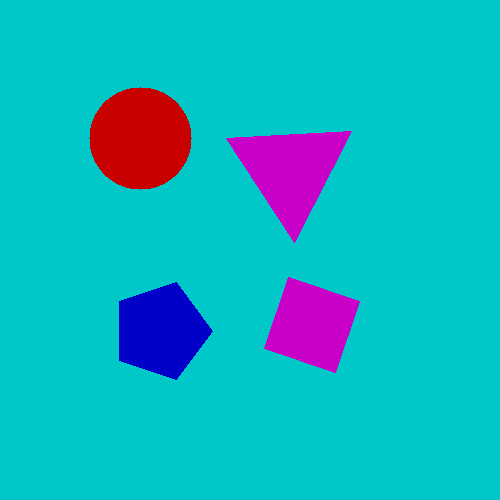
#> input picture images/1c3b4119-11ad-4f2f-9573-5e3afa5fdd09.png, 500 x 500 px
$ python test1.py
#> lines starting #> are read from the running program, lines starting #| are printed output that depends on the picture; after the words box and inside, x2 and y2 are one past the last pixel; in counts of white or black regions, pixels touching at a corner belong together
import cv2
import numpy as np
import math

def distances(contour1, contour2):
    x1, y1, w1, h1 = cv2.boundingRect(contour1)
    x2, y2, w2, h2 = cv2.boundingRect(contour2)
    center1 = (x1 + w1 // 2, y1 + h1 // 2)
    center2 = (x2 + w2 // 2, y2 + h2 // 2)
    #cv2.line(my_photo, center1,center2,(255,255,255),3)
    distance = np.sqrt((center2[0] - center1[0])**2 + (center2[1] - center1[1])**2)
    return distance


my_photo = cv2.imread("images/1c3b4119-11ad-4f2f-9573-5e3afa5fdd09.png")
#> my_photo is the input picture: shape (500, 500, 3); mean B, G, R 193.5, 178.3, 16.7
img_grey =cv2.cvtColor(my_photo,cv2.COLOR_BGR2GRAY)
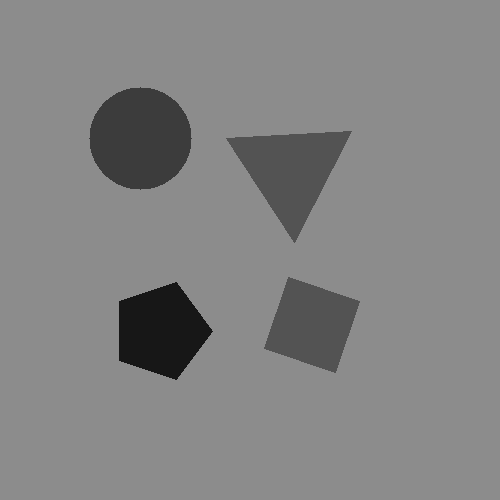
#> img_grey: shape (500, 500); min 23, max 140, mean 131.5
img_grey = cv2.Canny(my_photo,100,200)
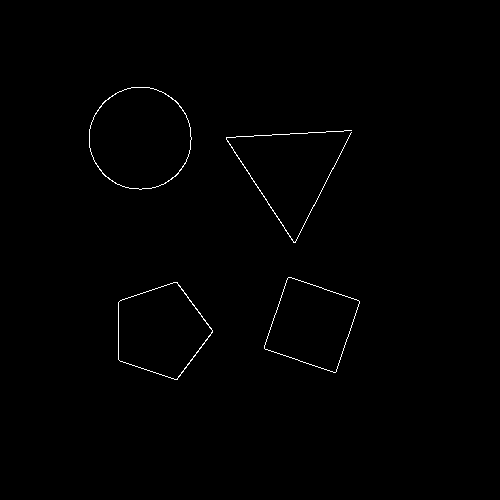
#> img_grey: shape (500, 500); 0.53% white in thin lines or dots, all inside (x1, y1, x2, y2) = (89, 87, 360, 380)

thresh = 100

#get threshold image
ret,thresh_img = cv2.threshold(img_grey, thresh, 255, cv2.THRESH_BINARY)
#> ret = 100

#find contours
contours, hierarchy = cv2.findContours(thresh_img, cv2.RETR_EXTERNAL, cv2.CHAIN_APPROX_NONE)
#> contours = 4 contours; box (x1, y1, x2, y2) and area: (89, 87, 192, 190) 8194, (118, 282, 213, 380) 6371, (264, 277, 360, 373) 5757, (226, 130, 352, 243) 34
contours = sorted(contours, key= cv2.contourArea,reverse=True)


shapes = []
for cnt in contours:
    approx = cv2.approxPolyDP(cnt, 0.01*cv2.arcLength(cnt, True), True)
    if len(approx) == 3:
        shapes.append("triangle")
    elif len(approx) == 4:
        x,y,w,h = cv2.boundingRect(cnt)
        if abs(w-h) <= 10:
            shapes.append("square")
        else:
            shapes.append("rectangle")
    elif len(approx) > 4 and len(approx) <= 6:
        shapes.append("polygon")
    else:
        shapes.append("circle")
#> this loop made 4 passes
#> (approx, x, y, w, h) on pass 3: ([[288, 277], [264, 348], [335, 372], [359, 301]], 264, 277, 96, 96)
#> after the loop, shapes = ['circle', 'polygon', 'square', 'polygon']

num_shapes = len(shapes)
#> num_shapes = 4

print("Количество фигур: ", num_shapes)
#| Количество фигур:  4
print("Типы фигур: ", shapes)
#| Типы фигур:  ['circle', 'polygon', 'square', 'polygon']


max_dist = 0

print(len(contours))
#| 4

for i in range(len(contours)):
    for j in range(i+1, len(contours)):
        distance = distances(contours[i],contours[j])
        #print(distance)

        if distance> max_dist:
            max_dist = distance

            n = i

            m = j
            print(n,m)
#> this loop made 4 passes
#| 0 1
#| 0 2
#> after the loop, m = 2; max_dist = 254.1; n = 0

# min_dist = 1000
# x2, y2, w2, h2 = cv2.boundingRect(contours[n])
# center1 = (x2 + w2 // 2, y2 + h2 // 2)


for cnt_1 in contours[m]:

    x1, y1 = cnt_1[0]

    for cnt_2 in contours[n]:
        x2,y2 = cnt_2[0]
#> this loop made 284 passes
#> (cnt_1, x1) on passes 1 to 3: ([[288, 277]], 288), ([[287, 278]], 287), ([[287, 279]], 287)


print(type(contours[n]))
#| <class 'numpy.ndarray'>
    # [31 lines of commented-out code are left out]

cv2.drawContours(my_photo, contours[m], -1, (0,255,0), 3)
cv2.drawContours(my_photo, contours[n], -1, (0,255,0), 3)
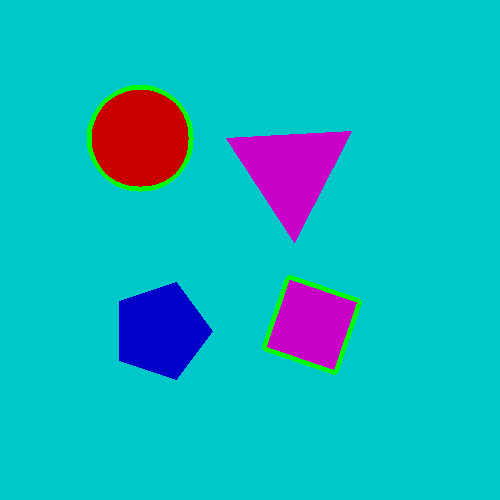
#> my_photo: shape (500, 500, 3); mean B, G, R 191.7, 180, 15.6

cv2.imshow('my_photo', my_photo) # выводим итоговое изображение в окно
# cv2.setMouseCallback('my_photo',clik)
cv2.waitKey()
# cv2.destroyAllWindows()

$ run again, with images/1dff7734-1951-467b-a3ba-d552618fa57d.png copied over images/1c3b4119-11ad-4f2f-9573-5e3afa5fdd09.png
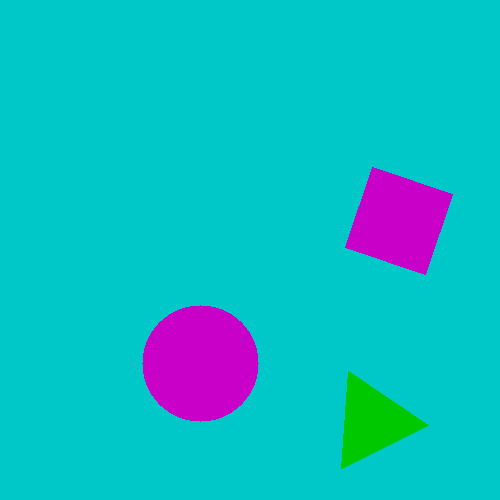
#> input picture images/1dff7734-1951-467b-a3ba-d552618fa57d.png, 500 x 500 px
#> my_photo is the input picture: shape (500, 500, 3); mean B, G, R 196.6, 185.7, 14.3
#> `img_grey = cv2.Canny(my_photo,100,200)`:
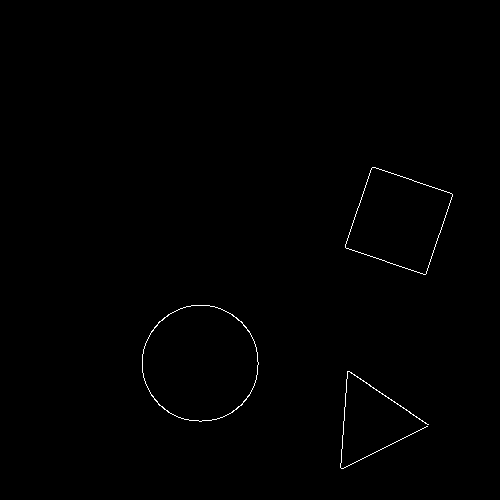
#> img_grey: shape (500, 500); 0.4% white in thin lines or dots, all inside (x1, y1, x2, y2) = (142, 167, 453, 469)
#> ret = 100
#> contours = 3 contours; box (x1, y1, x2, y2) and area: (142, 305, 259, 422) 10578, (345, 167, 453, 275) 7287, (340, 371, 429, 469) 28
#> the loop `for cnt in contours:` made 3 passes
#> (approx, x, y, w, h) on pass 2: ([[372, 167], [345, 247], [425, 274], [452, 194]], 345, 167, 108, 108)
#> after the loop `for cnt in contours:`: shapes = ['circle', 'square', 'polygon']
#> num_shapes = 3
#| Количество фигур:  3
#| Типы фигур:  ['circle', 'square', 'polygon']
#| 3
#> the loop `for i in range(len(contours)):` made 3 passes
#> (printed output is left out)
#> after the loop `for i in range(len(contours)):`: m = 1; max_dist = 244.5; n = 0
#> the loop `for cnt_1 in contours[m]: ` made 320 passes
#> (cnt_1, x1) on passes 1 to 3: ([[372, 167]], 372), ([[371, 168]], 371), ([[371, 169]], 371)
#| <class 'numpy.ndarray'>
#> `cv2.drawContours(my_photo, contours[n], -1, (0,255,0), 3)`:
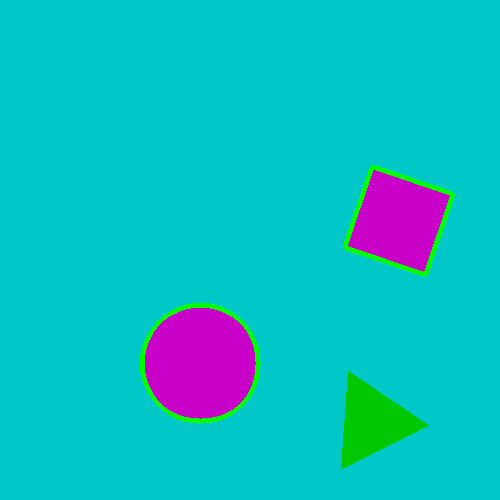
#> my_photo: shape (500, 500, 3); mean B, G, R 194, 187.7, 13

$ run again, with images/2ab30cd5-6306-4d3d-9efa-787a80c4af95.png copied over images/1c3b4119-11ad-4f2f-9573-5e3afa5fdd09.png
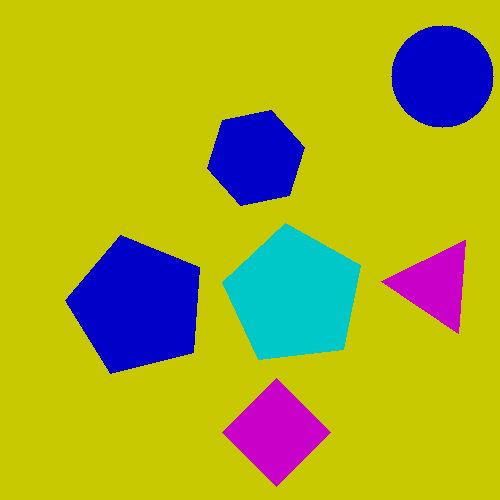
#> input picture images/2ab30cd5-6306-4d3d-9efa-787a80c4af95.png, 500 x 500 px
#> my_photo is the input picture: shape (500, 500, 3); mean B, G, R 40.2, 170.1, 167.7
#> `img_grey = cv2.Canny(my_photo,100,200)`:
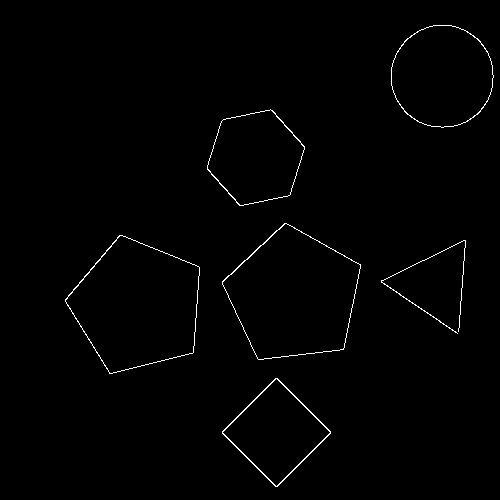
#> img_grey: shape (500, 500); 0.91% white in thin lines or dots, all inside (x1, y1, x2, y2) = (65, 25, 494, 487)
#> ret = 100
#> contours = 6 contours; box (x1, y1, x2, y2) and area: (222, 223, 361, 360) 12806, (65, 235, 200, 374) 12718, (391, 25, 494, 128) 8194, (207, 109, 305, 206) 6644, (222, 378, 331, 487) 6046, (381, 240, 466, 334) 28
#> the loop `for cnt in contours:` made 6 passes
#> (approx, x, y, w, h) on pass 5: ([[275, 378], [222, 433], [277, 486], [330, 431]], 222, 378, 109, 109)
#> after the loop `for cnt in contours:`: shapes = ['polygon', 'polygon', 'circle', 'polygon', 'square', 'polygon']
#> num_shapes = 6
#| Количество фигур:  6
#| Типы фигур:  ['polygon', 'polygon', 'circle', 'polygon', 'square', 'polygon']
#| 6
#> the loop `for i in range(len(contours)):` made 6 passes
#> (printed output is left out)
#> after the loop `for i in range(len(contours)):`: m = 4; max_dist = 392.8; n = 2
#> the loop `for cnt_1 in contours[m]: ` made 220 passes
#> (cnt_1, x1) on passes 1 to 3: ([[275, 378]], 275), ([[274, 379]], 274), ([[273, 380]], 273)
#| <class 'numpy.ndarray'>
#> `cv2.drawContours(my_photo, contours[n], -1, (0,255,0), 3)`:
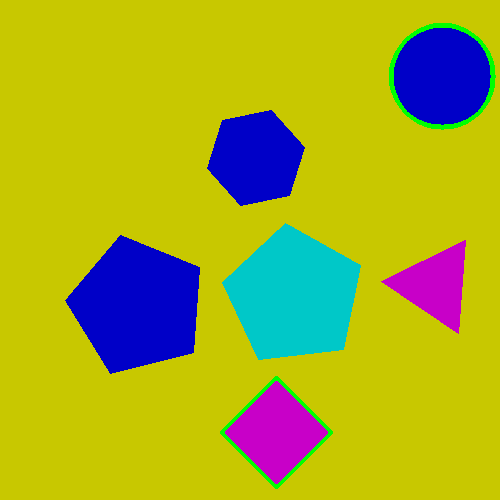
#> my_photo: shape (500, 500, 3); mean B, G, R 39.3, 171.6, 166.2
